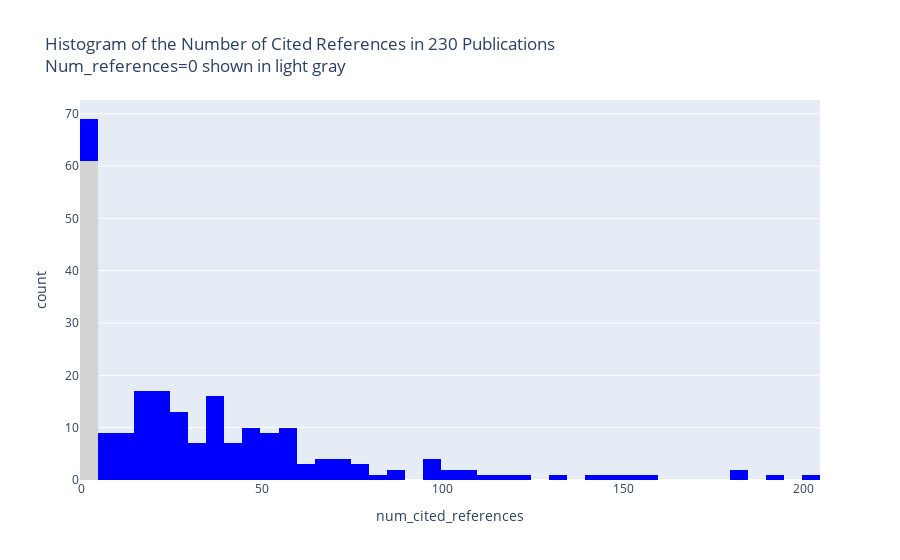

Notebook code cell kept with this figure:
### Code cell
fig = px.histogram(summary_df, x='num_cited_references', nbins=50,
             color='num_cited_references',
             color_discrete_map=color_dict,
             title=f'Histogram of the Number of Cited References in {summary_df.shape[0]} Publications<br>Num_references=0 shown in light gray'
)
fig.update_layout(showlegend=False)

### Figure 1 — Plotly figure (JSON) as saved in the notebook; plotly's stock layout.template omitted (floating-point values rounded to 4 significant figures)
{"data": [{"alignmentgroup": "True", "bingroup": "x", "hovertemplate": "num_cited_references=%{x}<br>count=%{y}<extra></extra>", "legendgroup": "0", "marker": {"color": "lightgray", "pattern": {"shape": ""}}, "name": "0", "nbinsx": 50, "offsetgroup": "0", "orientation": "v", "showlegend": true, "type": "histogram", "x": [0, 0, 0, 0, 0, 0, 0, 0, 0, 0, 0, 0, 0, 0, 0, 0, 0, 0, 0, 0, 0, 0, 0, 0, 0, 0, 0, 0, 0, 0, 0, 0, 0, 0, 0, 0, 0, 0, 0, 0, 0, 0, 0, 0, 0, 0, 0, 0, 0, 0, 0, 0, 0, 0, 0, 0, 0, 0, 0, 0, 0], "xaxis": "x", "yaxis": "y"}, {"alignmentgroup": "True", "bingroup": "x", "hovertemplate": "num_cited_references=%{x}<br>count=%{y}<extra></extra>", "legendgroup": "1", "marker": {"color": "blue", "pattern": {"shape": ""}}, "name": "1", "nbinsx": 50, "offsetgroup": "1", "orientation": "v", "showlegend": true, "type": "histogram", "x": [1], "xaxis": "x", "yaxis": "y"}, {"alignmentgroup": "True", "bingroup": "x", "hovertemplate": "num_cited_references=%{x}<br>count=%{y}<extra></extra>", "legendgroup": "2", "marker": {"color": "blue", "pattern": {"shape": ""}}, "name": "2", "nbinsx": 50, "offsetgroup": "2", "orientation": "v", "showlegend": true, "type": "histogram", "x": [2, 2], "xaxis": "x", "yaxis": "y"}, {"alignmentgroup": "True", "bingroup": "x", "hovertemplate": "num_cited_references=%{x}<br>count=%{y}<extra></extra>", "legendgroup": "3", "marker": {"color": "blue", "pattern": {"shape": ""}}, "name": "3", "nbinsx": 50, "offsetgroup": "3", "orientation": "v", "showlegend": true, "type": "histogram", "x": [3, 3, 3, 3, 3], "xaxis": "x", "yaxis": "y"}, {"alignmentgroup": "True", "bingroup": "x", "hovertemplate": "num_cited_references=%{x}<br>count=%{y}<extra></extra>", "legendgroup": "7", "marker": {"color": "blue", "pattern": {"shape": ""}}, "name": "7", "nbinsx": 50, "offsetgroup": "7", "orientation": "v", "showlegend": true, "type": "histogram", "x": [7, 7, 7], "xaxis": "x", "yaxis": "y"}, {"alignmentgroup": "True", "bingroup": "x", "hovertemplate": "num_cited_references=%{x}<br>count=%{y}<extra></extra>", "legendgroup": "8", "marker": {"color": "blue", "pattern": {"shape": ""}}, "name": "8", "nbinsx": 50, "offsetgroup": "8", "orientation": "v", "showlegend": true, "type": "histogram", "x": [8], "xaxis": "x", "yaxis": "y"}, {"alignmentgroup": "True", "bingroup": "x", "hovertemplate": "num_cited_references=%{x}<br>count=%{y}<extra></extra>", "legendgroup": "9", "marker": {"color": "blue", "pattern": {"shape": ""}}, "name": "9", "nbinsx": 50, "offsetgroup": "9", "orientation": "v", "showlegend": true, "type": "histogram", "x": [9, 9, 9, 9, 9], "xaxis": "x", "yaxis": "y"}, {"alignmentgroup": "True", "bingroup": "x", "hovertemplate": "num_cited_references=%{x}<br>count=%{y}<extra></extra>", "legendgroup": "10", "marker": {"color": "blue", "pattern": {"shape": ""}}, "name": "10", "nbinsx": 50, "offsetgroup": "10", "orientation": "v", "showlegend": true, "type": "histogram", "x": [10], "xaxis": "x", "yaxis": "y"}, {"alignmentgroup": "True", "bingroup": "x", "hovertemplate": "num_cited_references=%{x}<br>count=%{y}<extra></extra>", "legendgroup": "11", "marker": {"color": "blue", "pattern": {"shape": ""}}, "name": "11", "nbinsx": 50, "offsetgroup": "11", "orientation": "v", "showlegend": true, "type": "histogram", "x": [11, 11], "xaxis": "x", "yaxis": "y"}, {"alignmentgroup": "True", "bingroup": "x", "hovertemplate": "num_cited_references=%{x}<br>count=%{y}<extra></extra>", "legendgroup": "12", "marker": {"color": "blue", "pattern": {"shape": ""}}, "name": "12", "nbinsx": 50, "offsetgroup": "12", "orientation": "v", "showlegend": true, "type": "histogram", "x": [12], "xaxis": "x", "yaxis": "y"}, {"alignmentgroup": "True", "bingroup": "x", "hovertemplate": "num_cited_references=%{x}<br>count=%{y}<extra></extra>", "legendgroup": "13", "marker": {"color": "blue", "pattern": {"shape": ""}}, "name": "13", "nbinsx": 50, "offsetgroup": "13", "orientation": "v", "showlegend": true, "type": "histogram", "x": [13], "xaxis": "x", "yaxis": "y"}, {"alignmentgroup": "True", "bingroup": "x", "hovertemplate": "num_cited_references=%{x}<br>count=%{y}<extra></extra>", "legendgroup": "14", "marker": {"color": "blue", "pattern": {"shape": ""}}, "name": "14", "nbinsx": 50, "offsetgroup": "14", "orientation": "v", "showlegend": true, "type": "histogram", "x": [14, 14, 14, 14], "xaxis": "x", "yaxis": "y"}, {"alignmentgroup": "True", "bingroup": "x", "hovertemplate": "num_cited_references=%{x}<br>count=%{y}<extra></extra>", "legendgroup": "15", "marker": {"color": "blue", "pattern": {"shape": ""}}, "name": "15", "nbinsx": 50, "offsetgroup": "15", "orientation": "v", "showlegend": true, "type": "histogram", "x": [15, 15, 15, 15], "xaxis": "x", "yaxis": "y"}, {"alignmentgroup": "True", "bingroup": "x", "hovertemplate": "num_cited_references=%{x}<br>count=%{y}<extra></extra>", "legendgroup": "16", "marker": {"color": "blue", "pattern": {"shape": ""}}, "name": "16", "nbinsx": 50, "offsetgroup": "16", "orientation": "v", "showlegend": true, "type": "histogram", "x": [16, 16, 16, 16, 16], "xaxis": "x", "yaxis": "y"}, {"alignmentgroup": "True", "bingroup": "x", "hovertemplate": "num_cited_references=%{x}<br>count=%{y}<extra></extra>", "legendgroup": "17", "marker": {"color": "blue", "pattern": {"shape": ""}}, "name": "17", "nbinsx": 50, "offsetgroup": "17", "orientation": "v", "showlegend": true, "type": "histogram", "x": [17, 17], "xaxis": "x", "yaxis": "y"}, {"alignmentgroup": "True", "bingroup": "x", "hovertemplate": "num_cited_references=%{x}<br>count=%{y}<extra></extra>", "legendgroup": "18", "marker": {"color": "blue", "pattern": {"shape": ""}}, "name": "18", "nbinsx": 50, "offsetgroup": "18", "orientation": "v", "showlegend": true, "type": "histogram", "x": [18, 18, 18], "xaxis": "x", "yaxis": "y"}, {"alignmentgroup": "True", "bingroup": "x", "hovertemplate": "num_cited_references=%{x}<br>count=%{y}<extra></extra>", "legendgroup": "19", "marker": {"color": "blue", "pattern": {"shape": ""}}, "name": "19", "nbinsx": 50, "offsetgroup": "19", "orientation": "v", "showlegend": true, "type": "histogram", "x": [19, 19, 19], "xaxis": "x", "yaxis": "y"}, {"alignmentgroup": "True", "bingroup": "x", "hovertemplate": "num_cited_references=%{x}<br>count=%{y}<extra></extra>", "legendgroup": "20", "marker": {"color": "blue", "pattern": {"shape": ""}}, "name": "20", "nbinsx": 50, "offsetgroup": "20", "orientation": "v", "showlegend": true, "type": "histogram", "x": [20, 20, 20, 20], "xaxis": "x", "yaxis": "y"}, {"alignmentgroup": "True", "bingroup": "x", "hovertemplate": "num_cited_references=%{x}<br>count=%{y}<extra></extra>", "legendgroup": "21", "marker": {"color": "blue", "pattern": {"shape": ""}}, "name": "21", "nbinsx": 50, "offsetgroup": "21", "orientation": "v", "showlegend": true, "type": "histogram", "x": [21, 21], "xaxis": "x", "yaxis": "y"}, {"alignmentgroup": "True", "bingroup": "x", "hovertemplate": "num_cited_references=%{x}<br>count=%{y}<extra></extra>", "legendgroup": "22", "marker": {"color": "blue", "pattern": {"shape": ""}}, "name": "22", "nbinsx": 50, "offsetgroup": "22", "orientation": "v", "showlegend": true, "type": "histogram", "x": [22, 22, 22, 22], "xaxis": "x", "yaxis": "y"}, {"alignmentgroup": "True", "bingroup": "x", "hovertemplate": "num_cited_references=%{x}<br>count=%{y}<extra></extra>", "legendgroup": "23", "marker": {"color": "blue", "pattern": {"shape": ""}}, "name": "23", "nbinsx": 50, "offsetgroup": "23", "orientation": "v", "showlegend": true, "type": "histogram", "x": [23, 23, 23], "xaxis": "x", "yaxis": "y"}, {"alignmentgroup": "True", "bingroup": "x", "hovertemplate": "num_cited_references=%{x}<br>count=%{y}<extra></extra>", "legendgroup": "24", "marker": {"color": "blue", "pattern": {"shape": ""}}, "name": "24", "nbinsx": 50, "offsetgroup": "24", "orientation": "v", "showlegend": true, "type": "histogram", "x": [24, 24, 24, 24], "xaxis": "x", "yaxis": "y"}, {"alignmentgroup": "True", "bingroup": "x", "hovertemplate": "num_cited_references=%{x}<br>count=%{y}<extra></extra>", "legendgroup": "25", "marker": {"color": "blue", "pattern": {"shape": ""}}, "name": "25", "nbinsx": 50, "offsetgroup": "25", "orientation": "v", "showlegend": true, "type": "histogram", "x": [25], "xaxis": "x", "yaxis": "y"}, {"alignmentgroup": "True", "bingroup": "x", "hovertemplate": "num_cited_references=%{x}<br>count=%{y}<extra></extra>", "legendgroup": "26", "marker": {"color": "blue", "pattern": {"shape": ""}}, "name": "26", "nbinsx": 50, "offsetgroup": "26", "orientation": "v", "showlegend": true, "type": "histogram", "x": [26], "xaxis": "x", "yaxis": "y"}, {"alignmentgroup": "True", "bingroup": "x", "hovertemplate": "num_cited_references=%{x}<br>count=%{y}<extra></extra>", "legendgroup": "28", "marker": {"color": "blue", "pattern": {"shape": ""}}, "name": "28", "nbinsx": 50, "offsetgroup": "28", "orientation": "v", "showlegend": true, "type": "histogram", "x": [28, 28, 28, 28, 28, 28], "xaxis": "x", "yaxis": "y"}, {"alignmentgroup": "True", "bingroup": "x", "hovertemplate": "num_cited_references=%{x}<br>count=%{y}<extra></extra>", "legendgroup": "29", "marker": {"color": "blue", "pattern": {"shape": ""}}, "name": "29", "nbinsx": 50, "offsetgroup": "29", "orientation": "v", "showlegend": true, "type": "histogram", "x": [29, 29, 29, 29, 29], "xaxis": "x", "yaxis": "y"}, {"alignmentgroup": "True", "bingroup": "x", "hovertemplate": "num_cited_references=%{x}<br>count=%{y}<extra></extra>", "legendgroup": "30", "marker": {"color": "blue", "pattern": {"shape": ""}}, "name": "30", "nbinsx": 50, "offsetgroup": "30", "orientation": "v", "showlegend": true, "type": "histogram", "x": [30, 30], "xaxis": "x", "yaxis": "y"}, {"alignmentgroup": "True", "bingroup": "x", "hovertemplate": "num_cited_references=%{x}<br>count=%{y}<extra></extra>", "legendgroup": "32", "marker": {"color": "blue", "pattern": {"shape": ""}}, "name": "32", "nbinsx": 50, "offsetgroup": "32", "orientation": "v", "showlegend": true, "type": "histogram", "x": [32, 32], "xaxis": "x", "yaxis": "y"}, {"alignmentgroup": "True", "bingroup": "x", "hovertemplate": "num_cited_references=%{x}<br>count=%{y}<extra></extra>", "legendgroup": "33", "marker": {"color": "blue", "pattern": {"shape": ""}}, "name": "33", "nbinsx": 50, "offsetgroup": "33", "orientation": "v", "showlegend": true, "type": "histogram", "x": [33, 33, 33], "xaxis": "x", "yaxis": "y"}, {"alignmentgroup": "True", "bingroup": "x", "hovertemplate": "num_cited_references=%{x}<br>count=%{y}<extra></extra>", "legendgroup": "35", "marker": {"color": "blue", "pattern": {"shape": ""}}, "name": "35", "nbinsx": 50, "offsetgroup": "35", "orientation": "v", "showlegend": true, "type": "histogram", "x": [35, 35, 35, 35, 35, 35, 35, 35], "xaxis": "x", "yaxis": "y"}, {"alignmentgroup": "True", "bingroup": "x", "hovertemplate": "num_cited_references=%{x}<br>count=%{y}<extra></extra>", "legendgroup": "36", "marker": {"color": "blue", "pattern": {"shape": ""}}, "name": "36", "nbinsx": 50, "offsetgroup": "36", "orientation": "v", "showlegend": true, "type": "histogram", "x": [36], "xaxis": "x", "yaxis": "y"}, {"alignmentgroup": "True", "bingroup": "x", "hovertemplate": "num_cited_references=%{x}<br>count=%{y}<extra></extra>", "legendgroup": "37", "marker": {"color": "blue", "pattern": {"shape": ""}}, "name": "37", "nbinsx": 50, "offsetgroup": "37", "orientation": "v", "showlegend": true, "type": "histogram", "x": [37, 37, 37, 37], "xaxis": "x", "yaxis": "y"}, {"alignmentgroup": "True", "bingroup": "x", "hovertemplate": "num_cited_references=%{x}<br>count=%{y}<extra></extra>", "legendgroup": "38", "marker": {"color": "blue", "pattern": {"shape": ""}}, "name": "38", "nbinsx": 50, "offsetgroup": "38", "orientation": "v", "showlegend": true, "type": "histogram", "x": [38, 38, 38], "xaxis": "x", "yaxis": "y"}, {"alignmentgroup": "True", "bingroup": "x", "hovertemplate": "num_cited_references=%{x}<br>count=%{y}<extra></extra>", "legendgroup": "40", "marker": {"color": "blue", "pattern": {"shape": ""}}, "name": "40", "nbinsx": 50, "offsetgroup": "40", "orientation": "v", "showlegend": true, "type": "histogram", "x": [40, 40, 40], "xaxis": "x", "yaxis": "y"}, {"alignmentgroup": "True", "bingroup": "x", "hovertemplate": "num_cited_references=%{x}<br>count=%{y}<extra></extra>", "legendgroup": "41", "marker": {"color": "blue", "pattern": {"shape": ""}}, "name": "41", "nbinsx": 50, "offsetgroup": "41", "orientation": "v", "showlegend": true, "type": "histogram", "x": [41, 41], "xaxis": "x", "yaxis": "y"}, {"alignmentgroup": "True", "bingroup": "x", "hovertemplate": "num_cited_references=%{x}<br>count=%{y}<extra></extra>", "legendgroup": "42", "marker": {"color": "blue", "pattern": {"shape": ""}}, "name": "42", "nbinsx": 50, "offsetgroup": "42", "orientation": "v", "showlegend": true, "type": "histogram", "x": [42], "xaxis": "x", "yaxis": "y"}, {"alignmentgroup": "True", "bingroup": "x", "hovertemplate": "num_cited_references=%{x}<br>count=%{y}<extra></extra>", "legendgroup": "44", "marker": {"color": "blue", "pattern": {"shape": ""}}, "name": "44", "nbinsx": 50, "offsetgroup": "44", "orientation": "v", "showlegend": true, "type": "histogram", "x": [44], "xaxis": "x", "yaxis": "y"}, {"alignmentgroup": "True", "bingroup": "x", "hovertemplate": "num_cited_references=%{x}<br>count=%{y}<extra></extra>", "legendgroup": "45", "marker": {"color": "blue", "pattern": {"shape": ""}}, "name": "45", "nbinsx": 50, "offsetgroup": "45", "orientation": "v", "showlegend": true, "type": "histogram", "x": [45, 45], "xaxis": "x", "yaxis": "y"}, {"alignmentgroup": "True", "bingroup": "x", "hovertemplate": "num_cited_references=%{x}<br>count=%{y}<extra></extra>", "legendgroup": "46", "marker": {"color": "blue", "pattern": {"shape": ""}}, "name": "46", "nbinsx": 50, "offsetgroup": "46", "orientation": "v", "showlegend": true, "type": "histogram", "x": [46, 46, 46], "xaxis": "x", "yaxis": "y"}, {"alignmentgroup": "True", "bingroup": "x", "hovertemplate": "num_cited_references=%{x}<br>count=%{y}<extra></extra>", "legendgroup": "47", "marker": {"color": "blue", "pattern": {"shape": ""}}, "name": "47", "nbinsx": 50, "offsetgroup": "47", "orientation": "v", "showlegend": true, "type": "histogram", "x": [47, 47], "xaxis": "x", "yaxis": "y"}, {"alignmentgroup": "True", "bingroup": "x", "hovertemplate": "num_cited_references=%{x}<br>count=%{y}<extra></extra>", "legendgroup": "48", "marker": {"color": "blue", "pattern": {"shape": ""}}, "name": "48", "nbinsx": 50, "offsetgroup": "48", "orientation": "v", "showlegend": true, "type": "histogram", "x": [48], "xaxis": "x", "yaxis": "y"}, {"alignmentgroup": "True", "bingroup": "x", "hovertemplate": "num_cited_references=%{x}<br>count=%{y}<extra></extra>", "legendgroup": "49", "marker": {"color": "blue", "pattern": {"shape": ""}}, "name": "49", "nbinsx": 50, "offsetgroup": "49", "orientation": "v", "showlegend": true, "type": "histogram", "x": [49, 49], "xaxis": "x", "yaxis": "y"}, {"alignmentgroup": "True", "bingroup": "x", "hovertemplate": "num_cited_references=%{x}<br>count=%{y}<extra></extra>", "legendgroup": "51", "marker": {"color": "blue", "pattern": {"shape": ""}}, "name": "51", "nbinsx": 50, "offsetgroup": "51", "orientation": "v", "showlegend": true, "type": "histogram", "x": [51, 51], "xaxis": "x", "yaxis": "y"}, {"alignmentgroup": "True", "bingroup": "x", "hovertemplate": "num_cited_references=%{x}<br>count=%{y}<extra></extra>", "legendgroup": "52", "marker": {"color": "blue", "pattern": {"shape": ""}}, "name": "52", "nbinsx": 50, "offsetgroup": "52", "orientation": "v", "showlegend": true, "type": "histogram", "x": [52, 52, 52, 52, 52, 52], "xaxis": "x", "yaxis": "y"}, {"alignmentgroup": "True", "bingroup": "x", "hovertemplate": "num_cited_references=%{x}<br>count=%{y}<extra></extra>", "legendgroup": "54", "marker": {"color": "blue", "pattern": {"shape": ""}}, "name": "54", "nbinsx": 50, "offsetgroup": "54", "orientation": "v", "showlegend": true, "type": "histogram", "x": [54], "xaxis": "x", "yaxis": "y"}, {"alignmentgroup": "True", "bingroup": "x", "hovertemplate": "num_cited_references=%{x}<br>count=%{y}<extra></extra>", "legendgroup": "55", "marker": {"color": "blue", "pattern": {"shape": ""}}, "name": "55", "nbinsx": 50, "offsetgroup": "55", "orientation": "v", "showlegend": true, "type": "histogram", "x": [55, 55], "xaxis": "x", "yaxis": "y"}, {"alignmentgroup": "True", "bingroup": "x", "hovertemplate": "num_cited_references=%{x}<br>count=%{y}<extra></extra>", "legendgroup": "56", "marker": {"color": "blue", "pattern": {"shape": ""}}, "name": "56", "nbinsx": 50, "offsetgroup": "56", "orientation": "v", "showlegend": true, "type": "histogram", "x": [56, 56], "xaxis": "x", "yaxis": "y"}, {"alignmentgroup": "True", "bingroup": "x", "hovertemplate": "num_cited_references=%{x}<br>count=%{y}<extra></extra>", "legendgroup": "57", "marker": {"color": "blue", "pattern": {"shape": ""}}, "name": "57", "nbinsx": 50, "offsetgroup": "57", "orientation": "v", "showlegend": true, "type": "histogram", "x": [57, 57], "xaxis": "x", "yaxis": "y"}, {"alignmentgroup": "True", "bingroup": "x", "hovertemplate": "num_cited_references=%{x}<br>count=%{y}<extra></extra>", "legendgroup": "58", "marker": {"color": "blue", "pattern": {"shape": ""}}, "name": "58", "nbinsx": 50, "offsetgroup": "58", "orientation": "v", "showlegend": true, "type": "histogram", "x": [58, 58], "xaxis": "x", "yaxis": "y"}, {"alignmentgroup": "True", "bingroup": "x", "hovertemplate": "num_cited_references=%{x}<br>count=%{y}<extra></extra>", "legendgroup": "59", "marker": {"color": "blue", "pattern": {"shape": ""}}, "name": "59", "nbinsx": 50, "offsetgroup": "59", "orientation": "v", "showlegend": true, "type": "histogram", "x": [59, 59], "xaxis": "x", "yaxis": "y"}, {"alignmentgroup": "True", "bingroup": "x", "hovertemplate": "num_cited_references=%{x}<br>count=%{y}<extra></extra>", "legendgroup": "62", "marker": {"color": "blue", "pattern": {"shape": ""}}, "name": "62", "nbinsx": 50, "offsetgroup": "62", "orientation": "v", "showlegend": true, "type": "histogram", "x": [62, 62, 62], "xaxis": "x", "yaxis": "y"}, {"alignmentgroup": "True", "bingroup": "x", "hovertemplate": "num_cited_references=%{x}<br>count=%{y}<extra></extra>", "legendgroup": "65", "marker": {"color": "blue", "pattern": {"shape": ""}}, "name": "65", "nbinsx": 50, "offsetgroup": "65", "orientation": "v", "showlegend": true, "type": "histogram", "x": [65], "xaxis": "x", "yaxis": "y"}, {"alignmentgroup": "True", "bingroup": "x", "hovertemplate": "num_cited_references=%{x}<br>count=%{y}<extra></extra>", "legendgroup": "68", "marker": {"color": "blue", "pattern": {"shape": ""}}, "name": "68", "nbinsx": 50, "offsetgroup": "68", "orientation": "v", "showlegend": true, "type": "histogram", "x": [68], "xaxis": "x", "yaxis": "y"}, {"alignmentgroup": "True", "bingroup": "x", "hovertemplate": "num_cited_references=%{x}<br>count=%{y}<extra></extra>", "legendgroup": "69", "marker": {"color": "blue", "pattern": {"shape": ""}}, "name": "69", "nbinsx": 50, "offsetgroup": "69", "orientation": "v", "showlegend": true, "type": "histogram", "x": [69, 69], "xaxis": "x", "yaxis": "y"}, {"alignmentgroup": "True", "bingroup": "x", "hovertemplate": "num_cited_references=%{x}<br>count=%{y}<extra></extra>", "legendgroup": "70", "marker": {"color": "blue", "pattern": {"shape": ""}}, "name": "70", "nbinsx": 50, "offsetgroup": "70", "orientation": "v", "showlegend": true, "type": "histogram", "x": [70, 70], "xaxis": "x", "yaxis": "y"}, {"alignmentgroup": "True", "bingroup": "x", "hovertemplate": "num_cited_references=%{x}<br>count=%{y}<extra></extra>", "legendgroup": "72", "marker": {"color": "blue", "pattern": {"shape": ""}}, "name": "72", "nbinsx": 50, "offsetgroup": "72", "orientation": "v", "showlegend": true, "type": "histogram", "x": [72], "xaxis": "x", "yaxis": "y"}, {"alignmentgroup": "True", "bingroup": "x", "hovertemplate": "num_cited_references=%{x}<br>count=%{y}<extra></extra>", "legendgroup": "73", "marker": {"color": "blue", "pattern": {"shape": ""}}, "name": "73", "nbinsx": 50, "offsetgroup": "73", "orientation": "v", "showlegend": true, "type": "histogram", "x": [73], "xaxis": "x", "yaxis": "y"}, {"alignmentgroup": "True", "bingroup": "x", "hovertemplate": "num_cited_references=%{x}<br>count=%{y}<extra></extra>", "legendgroup": "75", "marker": {"color": "blue", "pattern": {"shape": ""}}, "name": "75", "nbinsx": 50, "offsetgroup": "75", "orientation": "v", "showlegend": true, "type": "histogram", "x": [75, 75], "xaxis": "x", "yaxis": "y"}, {"alignmentgroup": "True", "bingroup": "x", "hovertemplate": "num_cited_references=%{x}<br>count=%{y}<extra></extra>", "legendgroup": "79", "marker": {"color": "blue", "pattern": {"shape": ""}}, "name": "79", "nbinsx": 50, "offsetgroup": "79", "orientation": "v", "showlegend": true, "type": "histogram", "x": [79], "xaxis": "x", "yaxis": "y"}, {"alignmentgroup": "True", "bingroup": "x", "hovertemplate": "num_cited_references=%{x}<br>count=%{y}<extra></extra>", "legendgroup": "83", "marker": {"color": "blue", "pattern": {"shape": ""}}, "name": "83", "nbinsx": 50, "offsetgroup": "83", "orientation": "v", "showlegend": true, "type": "histogram", "x": [83], "xaxis": "x", "yaxis": "y"}, {"alignmentgroup": "True", "bingroup": "x", "hovertemplate": "num_cited_references=%{x}<br>count=%{y}<extra></extra>", "legendgroup": "87", "marker": {"color": "blue", "pattern": {"shape": ""}}, "name": "87", "nbinsx": 50, "offsetgroup": "87", "orientation": "v", "showlegend": true, "type": "histogram", "x": [87], "xaxis": "x", "yaxis": "y"}, {"alignmentgroup": "True", "bingroup": "x", "hovertemplate": "num_cited_references=%{x}<br>count=%{y}<extra></extra>", "legendgroup": "89", "marker": {"color": "blue", "pattern": {"shape": ""}}, "name": "89", "nbinsx": 50, "offsetgroup": "89", "orientation": "v", "showlegend": true, "type": "histogram", "x": [89], "xaxis": "x", "yaxis": "y"}, {"alignmentgroup": "True", "bingroup": "x", "hovertemplate": "num_cited_references=%{x}<br>count=%{y}<extra></extra>", "legendgroup": "96", "marker": {"color": "blue", "pattern": {"shape": ""}}, "name": "96", "nbinsx": 50, "offsetgroup": "96", "orientation": "v", "showlegend": true, "type": "histogram", "x": [96, 96], "xaxis": "x", "yaxis": "y"}, {"alignmentgroup": "True", "bingroup": "x", "hovertemplate": "num_cited_references=%{x}<br>count=%{y}<extra></extra>", "legendgroup": "97", "marker": {"color": "blue", "pattern": {"shape": ""}}, "name": "97", "nbinsx": 50, "offsetgroup": "97", "orientation": "v", "showlegend": true, "type": "histogram", "x": [97], "xaxis": "x", "yaxis": "y"}, {"alignmentgroup": "True", "bingroup": "x", "hovertemplate": "num_cited_references=%{x}<br>count=%{y}<extra></extra>", "legendgroup": "98", "marker": {"color": "blue", "pattern": {"shape": ""}}, "name": "98", "nbinsx": 50, "offsetgroup": "98", "orientation": "v", "showlegend": true, "type": "histogram", "x": [98], "xaxis": "x", "yaxis": "y"}, {"alignmentgroup": "True", "bingroup": "x", "hovertemplate": "num_cited_references=%{x}<br>count=%{y}<extra></extra>", "legendgroup": "103", "marker": {"color": "blue", "pattern": {"shape": ""}}, "name": "103", "nbinsx": 50, "offsetgroup": "103", "orientation": "v", "showlegend": true, "type": "histogram", "x": [103], "xaxis": "x", "yaxis": "y"}, {"alignmentgroup": "True", "bingroup": "x", "hovertemplate": "num_cited_references=%{x}<br>count=%{y}<extra></extra>", "legendgroup": "104", "marker": {"color": "blue", "pattern": {"shape": ""}}, "name": "104", "nbinsx": 50, "offsetgroup": "104", "orientation": "v", "showlegend": true, "type": "histogram", "x": [104], "xaxis": "x", "yaxis": "y"}, {"alignmentgroup": "True", "bingroup": "x", "hovertemplate": "num_cited_references=%{x}<br>count=%{y}<extra></extra>", "legendgroup": "105", "marker": {"color": "blue", "pattern": {"shape": ""}}, "name": "105", "nbinsx": 50, "offsetgroup": "105", "orientation": "v", "showlegend": true, "type": "histogram", "x": [105], "xaxis": "x", "yaxis": "y"}, {"alignmentgroup": "True", "bingroup": "x", "hovertemplate": "num_cited_references=%{x}<br>count=%{y}<extra></extra>", "legendgroup": "107", "marker": {"color": "blue", "pattern": {"shape": ""}}, "name": "107", "nbinsx": 50, "offsetgroup": "107", "orientation": "v", "showlegend": true, "type": "histogram", "x": [107], "xaxis": "x", "yaxis": "y"}, {"alignmentgroup": "True", "bingroup": "x", "hovertemplate": "num_cited_references=%{x}<br>count=%{y}<extra></extra>", "legendgroup": "111", "marker": {"color": "blue", "pattern": {"shape": ""}}, "name": "111", "nbinsx": 50, "offsetgroup": "111", "orientation": "v", "showlegend": true, "type": "histogram", "x": [111], "xaxis": "x", "yaxis": "y"}, {"alignmentgroup": "True", "bingroup": "x", "hovertemplate": "num_cited_references=%{x}<br>count=%{y}<extra></extra>", "legendgroup": "115", "marker": {"color": "blue", "pattern": {"shape": ""}}, "name": "115", "nbinsx": 50, "offsetgroup": "115", "orientation": "v", "showlegend": true, "type": "histogram", "x": [115], "xaxis": "x", "yaxis": "y"}, {"alignmentgroup": "True", "bingroup": "x", "hovertemplate": "num_cited_references=%{x}<br>count=%{y}<extra></extra>", "legendgroup": "122", "marker": {"color": "blue", "pattern": {"shape": ""}}, "name": "122", "nbinsx": 50, "offsetgroup": "122", "orientation": "v", "showlegend": true, "type": "histogram", "x": [122], "xaxis": "x", "yaxis": "y"}, {"alignmentgroup": "True", "bingroup": "x", "hovertemplate": "num_cited_references=%{x}<br>count=%{y}<extra></extra>", "legendgroup": "131", "marker": {"color": "blue", "pattern": {"shape": ""}}, "name": "131", "nbinsx": 50, "offsetgroup": "131", "orientation": "v", "showlegend": true, "type": "histogram", "x": [131], "xaxis": "x", "yaxis": "y"}, {"alignmentgroup": "True", "bingroup": "x", "hovertemplate": "num_cited_references=%{x}<br>count=%{y}<extra></extra>", "legendgroup": "140", "marker": {"color": "blue", "pattern": {"shape": ""}}, "name": "140", "nbinsx": 50, "offsetgroup": "140", "orientation": "v", "showlegend": true, "type": "histogram", "x": [140], "xaxis": "x", "yaxis": "y"}, {"alignmentgroup": "True", "bingroup": "x", "hovertemplate": "num_cited_references=%{x}<br>count=%{y}<extra></extra>", "legendgroup": "149", "marker": {"color": "blue", "pattern": {"shape": ""}}, "name": "149", "nbinsx": 50, "offsetgroup": "149", "orientation": "v", "showlegend": true, "type": "histogram", "x": [149], "xaxis": "x", "yaxis": "y"}, {"alignmentgroup": "True", "bingroup": "x", "hovertemplate": "num_cited_references=%{x}<br>count=%{y}<extra></extra>", "legendgroup": "154", "marker": {"color": "blue", "pattern": {"shape": ""}}, "name": "154", "nbinsx": 50, "offsetgroup": "154", "orientation": "v", "showlegend": true, "type": "histogram", "x": [154], "xaxis": "x", "yaxis": "y"}, {"alignmentgroup": "True", "bingroup": "x", "hovertemplate": "num_cited_references=%{x}<br>count=%{y}<extra></extra>", "legendgroup": "157", "marker": {"color": "blue", "pattern": {"shape": ""}}, "name": "157", "nbinsx": 50, "offsetgroup": "157", "orientation": "v", "showlegend": true, "type": "histogram", "x": [157], "xaxis": "x", "yaxis": "y"}, {"alignmentgroup": "True", "bingroup": "x", "hovertemplate": "num_cited_references=%{x}<br>count=%{y}<extra></extra>", "legendgroup": "183", "marker": {"color": "blue", "pattern": {"shape": ""}}, "name": "183", "nbinsx": 50, "offsetgroup": "183", "orientation": "v", "showlegend": true, "type": "histogram", "x": [183, 183], "xaxis": "x", "yaxis": "y"}, {"alignmentgroup": "True", "bingroup": "x", "hovertemplate": "num_cited_references=%{x}<br>count=%{y}<extra></extra>", "legendgroup": "190", "marker": {"color": "blue", "pattern": {"shape": ""}}, "name": "190", "nbinsx": 50, "offsetgroup": "190", "orientation": "v", "showlegend": true, "type": "histogram", "x": [190], "xaxis": "x", "yaxis": "y"}, {"alignmentgroup": "True", "bingroup": "x", "hovertemplate": "num_cited_references=%{x}<br>count=%{y}<extra></extra>", "legendgroup": "200", "marker": {"color": "blue", "pattern": {"shape": ""}}, "name": "200", "nbinsx": 50, "offsetgroup": "200", "orientation": "v", "showlegend": true, "type": "histogram", "x": [200], "xaxis": "x", "yaxis": "y"}], "layout": {"barmode": "relative", "legend": {"title": {"text": "num_cited_references"}, "tracegroupgap": 0}, "showlegend": false, "title": {"text": "Histogram of the Number of Cited References in 230 Publications<br>Num_references=0 shown in light gray"}, "xaxis": {"anchor": "y", "categoryarray": [0, 1, 2, 3, 7, 8, 9, 10, 11, 12, 13, 14, 15, 16, 17, 18, 19, 20, 21, 22, 23, 24, 25, 26, 28, 29, 30, 32, 33, 35, 36, 37, 38, 40, 41, 42, 44, 45, 46, 47, 48, 49, 51, 52, 54, 55, 56, 57, 58, 59, 62, 65, 68, 69, 70, 72, 73, 75, 79, 83, 87, 89, 96, 97, 98, 103, 104, 105, 107, 111, 115, 122, 131, 140, 149, 154, 157, 183, 190, 200], "categoryorder": "array", "domain": [0, 1], "title": {"text": "num_cited_references"}}, "yaxis": {"anchor": "x", "domain": [0, 1], "title": {"text": "count"}}}}
